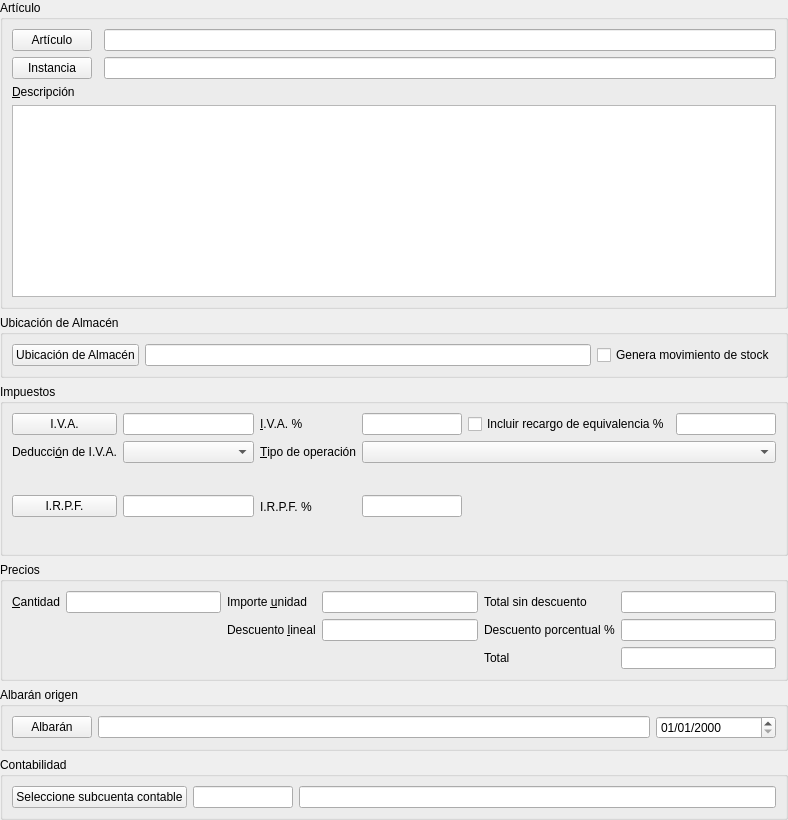
<?xml version="1.0" encoding="UTF-8"?>
<ui version="4.0">
 <class>formLineasArticulosFacturasProv</class>
 <widget class="QWidget" name="formLineasArticulosFacturasProv">
  <property name="geometry">
   <rect>
    <x>0</x>
    <y>0</y>
    <width>788</width>
    <height>820</height>
   </rect>
  </property>
  <property name="windowTitle">
   <string>Form</string>
  </property>
  <layout class="QVBoxLayout" name="verticalLayout">
   <property name="leftMargin">
    <number>0</number>
   </property>
   <property name="topMargin">
    <number>0</number>
   </property>
   <property name="rightMargin">
    <number>0</number>
   </property>
   <property name="bottomMargin">
    <number>0</number>
   </property>
   <item>
    <widget class="QGroupBox" name="groupBox">
     <property name="title">
      <string>Artículo</string>
     </property>
     <layout class="QGridLayout" name="gridLayout">
      <item row="1" column="0">
       <widget class="DBChooseRecordButton" name="db_idinstancia">
        <property name="text">
         <string>Instancia</string>
        </property>
        <property name="fieldName">
         <string>idinstancia</string>
        </property>
        <property name="dataEditable">
         <bool>true</bool>
        </property>
       </widget>
      </item>
      <item row="0" column="0">
       <widget class="DBChooseRecordButton" name="db_idarticulo">
        <property name="text">
         <string>Artículo</string>
        </property>
        <property name="fieldName">
         <string>idarticulo</string>
        </property>
        <property name="dataEditable">
         <bool>true</bool>
        </property>
        <property name="replaceFields">
         <stringlist>
          <string>descripcion;descripcion</string>
          <string>pvp;importeunitario</string>
         </stringlist>
        </property>
       </widget>
      </item>
      <item row="0" column="2">
       <widget class="DBLineEdit" name="db_articulos_nombre">
        <property name="fieldName">
         <string>articulos.nombre</string>
        </property>
       </widget>
      </item>
      <item row="2" column="0">
       <widget class="QLabel" name="label">
        <property name="text">
         <string>&amp;Descripción</string>
        </property>
        <property name="buddy">
         <cstring>db_descripcion</cstring>
        </property>
       </widget>
      </item>
      <item row="3" column="0" colspan="3">
       <widget class="DBTextEdit" name="db_descripcion">
        <property name="fieldName">
         <string>descripcion</string>
        </property>
        <property name="dataEditable">
         <bool>true</bool>
        </property>
       </widget>
      </item>
      <item row="1" column="2">
       <widget class="DBLineEdit" name="db_nombreinstancia">
        <property name="fieldName">
         <string>articulosinstancias.nombre</string>
        </property>
       </widget>
      </item>
     </layout>
    </widget>
   </item>
   <item>
    <widget class="QGroupBox" name="gbAlmacen">
     <property name="title">
      <string>Ubicación de Almacén</string>
     </property>
     <layout class="QHBoxLayout" name="horizontalLayout">
      <item>
       <widget class="DBChooseRecordButton" name="db_idubicacion">
        <property name="text">
         <string>Ubicación de Almacén</string>
        </property>
        <property name="fieldName">
         <string>idubicacion</string>
        </property>
        <property name="dataEditable">
         <bool>true</bool>
        </property>
       </widget>
      </item>
      <item>
       <widget class="DBLineEdit" name="db_nombrealmacen">
        <property name="fieldName">
         <string>almacenesubicaciones.nombre</string>
        </property>
       </widget>
      </item>
      <item>
       <widget class="DBCheckBox" name="db_generamovimientosstock">
        <property name="text">
         <string>Genera movimiento de stock</string>
        </property>
        <property name="fieldName">
         <string>generamovimientosstock</string>
        </property>
        <property name="dataEditable">
         <bool>false</bool>
        </property>
       </widget>
      </item>
     </layout>
    </widget>
   </item>
   <item>
    <widget class="QGroupBox" name="groupBox_3">
     <property name="title">
      <string>Impuestos</string>
     </property>
     <layout class="QGridLayout" name="gridLayout_3">
      <item row="0" column="0">
       <widget class="DBChooseRecordButton" name="db_idimpuesto">
        <property name="text">
         <string>I.V.A.</string>
        </property>
        <property name="fieldName">
         <string>idimpuesto</string>
        </property>
        <property name="relationFilter">
         <string>fechahasta&gt;now()</string>
        </property>
        <property name="dataEditable">
         <bool>true</bool>
        </property>
        <property name="scriptExecuteAfterChoose">
         <string>updateIVA</string>
        </property>
       </widget>
      </item>
      <item row="0" column="1">
       <widget class="DBLineEdit" name="db_periodosimpuestos_nombre">
        <property name="fieldName">
         <string>tvw_periodosimpuestos.nombre</string>
        </property>
       </widget>
      </item>
      <item row="0" column="2">
       <widget class="QLabel" name="label_8">
        <property name="text">
         <string>&amp;I.V.A. %</string>
        </property>
        <property name="buddy">
         <cstring>db_iva</cstring>
        </property>
       </widget>
      </item>
      <item row="0" column="3">
       <widget class="DBNumberEdit" name="db_iva">
        <property name="maximumSize">
         <size>
          <width>100</width>
          <height>16777215</height>
         </size>
        </property>
        <property name="fieldName">
         <string>iva</string>
        </property>
        <property name="dataEditable">
         <bool>true</bool>
        </property>
       </widget>
      </item>
      <item row="0" column="4" colspan="2">
       <widget class="DBCheckBox" name="db_incluirrecargoequivalencia">
        <property name="text">
         <string>Incluir recargo de equivalencia %</string>
        </property>
        <property name="fieldName">
         <string>incluirrecargoequivalencia</string>
        </property>
        <property name="dataEditable">
         <bool>true</bool>
        </property>
       </widget>
      </item>
      <item row="0" column="6">
       <widget class="DBNumberEdit" name="db_recargo">
        <property name="maximumSize">
         <size>
          <width>100</width>
          <height>16777215</height>
         </size>
        </property>
        <property name="fieldName">
         <string>recargo</string>
        </property>
        <property name="dataEditable">
         <bool>true</bool>
        </property>
       </widget>
      </item>
      <item row="1" column="0">
       <widget class="QLabel" name="lblDeduccionIva">
        <property name="text">
         <string>Deducci&amp;ón de I.V.A.</string>
        </property>
        <property name="buddy">
         <cstring>db_tipooperacioniva</cstring>
        </property>
       </widget>
      </item>
      <item row="1" column="1">
       <widget class="DBComboBox" name="db_tipooperacioniva">
        <property name="fieldName">
         <string>tipooperacioniva</string>
        </property>
        <property name="dataEditable">
         <bool>true</bool>
        </property>
       </widget>
      </item>
      <item row="1" column="2">
       <widget class="QLabel" name="label_11">
        <property name="text">
         <string>&amp;Tipo de operación</string>
        </property>
        <property name="buddy">
         <cstring>db_tipoiva</cstring>
        </property>
       </widget>
      </item>
      <item row="1" column="3" colspan="4">
       <widget class="DBComboBox" name="db_tipoiva">
        <property name="fieldName">
         <string>tipoiva</string>
        </property>
        <property name="dataEditable">
         <bool>true</bool>
        </property>
       </widget>
      </item>
      <item row="2" column="0">
       <widget class="DBChooseRecordButton" name="db_idimpuesto_irpf">
        <property name="text">
         <string>I.R.P.F.</string>
        </property>
        <property name="fieldName">
         <string>idimpuesto_irpf</string>
        </property>
        <property name="relationFilter">
         <string>fechahasta&gt;now()</string>
        </property>
        <property name="dataEditable">
         <bool>true</bool>
        </property>
        <property name="scriptExecuteAfterChoose">
         <string>updateIRPF</string>
        </property>
       </widget>
      </item>
      <item row="2" column="1">
       <widget class="DBLineEdit" name="db_periodosimpuestos_irpf_nombre">
        <property name="fieldName">
         <string>tvw_periodosimpuestos_irpf.nombre</string>
        </property>
       </widget>
      </item>
      <item row="2" column="2">
       <widget class="QLabel" name="label_9">
        <property name="text">
         <string>I.R.P.F. %</string>
        </property>
        <property name="buddy">
         <cstring>db_irpf</cstring>
        </property>
       </widget>
      </item>
      <item row="2" column="3" colspan="2">
       <widget class="DBNumberEdit" name="db_irpf">
        <property name="maximumSize">
         <size>
          <width>100</width>
          <height>16777215</height>
         </size>
        </property>
        <property name="fieldName">
         <string>irpf</string>
        </property>
        <property name="dataEditable">
         <bool>true</bool>
        </property>
       </widget>
      </item>
      <item row="2" column="5" colspan="2">
       <spacer name="horizontalSpacer_3">
        <property name="orientation">
         <enum>Qt::Vertical</enum>
        </property>
        <property name="sizeHint" stdset="0">
         <size>
          <width>128</width>
          <height>20</height>
         </size>
        </property>
       </spacer>
      </item>
     </layout>
     <zorder>db_idimpuesto</zorder>
     <zorder>db_periodosimpuestos_nombre</zorder>
     <zorder>label_8</zorder>
     <zorder>db_iva</zorder>
     <zorder>db_incluirrecargoequivalencia</zorder>
     <zorder>db_recargo</zorder>
     <zorder>db_tipooperacioniva</zorder>
     <zorder>lblDeduccionIva</zorder>
     <zorder>label_11</zorder>
     <zorder>db_tipoiva</zorder>
     <zorder>db_idimpuesto_irpf</zorder>
     <zorder>label_9</zorder>
     <zorder>horizontalSpacer_3</zorder>
     <zorder>db_irpf</zorder>
     <zorder>db_periodosimpuestos_irpf_nombre</zorder>
    </widget>
   </item>
   <item>
    <widget class="QGroupBox" name="groupBox_2">
     <property name="title">
      <string>Precios</string>
     </property>
     <layout class="QGridLayout" name="gridLayout_2">
      <item row="0" column="0">
       <widget class="QLabel" name="label_2">
        <property name="text">
         <string>&amp;Cantidad</string>
        </property>
        <property name="buddy">
         <cstring>db_cantidad</cstring>
        </property>
       </widget>
      </item>
      <item row="0" column="1">
       <widget class="DBNumberEdit" name="db_cantidad">
        <property name="fieldName">
         <string>cantidad</string>
        </property>
        <property name="dataEditable">
         <bool>true</bool>
        </property>
       </widget>
      </item>
      <item row="0" column="2">
       <widget class="QLabel" name="label_3">
        <property name="text">
         <string>Importe &amp;unidad</string>
        </property>
        <property name="buddy">
         <cstring>db_importeunitario</cstring>
        </property>
       </widget>
      </item>
      <item row="0" column="3">
       <widget class="DBNumberEdit" name="db_importeunitario">
        <property name="fieldName">
         <string>importeunitario</string>
        </property>
        <property name="dataEditable">
         <bool>true</bool>
        </property>
       </widget>
      </item>
      <item row="0" column="4">
       <widget class="QLabel" name="label_4">
        <property name="text">
         <string>Total sin descuento</string>
        </property>
        <property name="buddy">
         <cstring>db_importesindto</cstring>
        </property>
       </widget>
      </item>
      <item row="0" column="5">
       <widget class="DBNumberEdit" name="db_importesindto">
        <property name="fieldName">
         <string>importesindto</string>
        </property>
       </widget>
      </item>
      <item row="1" column="0" colspan="2">
       <spacer name="horizontalSpacer">
        <property name="orientation">
         <enum>Qt::Horizontal</enum>
        </property>
        <property name="sizeHint" stdset="0">
         <size>
          <width>0</width>
          <height>0</height>
         </size>
        </property>
       </spacer>
      </item>
      <item row="1" column="2">
       <widget class="QLabel" name="label_5">
        <property name="text">
         <string>Descuento &amp;lineal</string>
        </property>
        <property name="buddy">
         <cstring>db_dtolineal</cstring>
        </property>
       </widget>
      </item>
      <item row="1" column="3">
       <widget class="DBNumberEdit" name="db_dtolineal">
        <property name="fieldName">
         <string>dtolineal</string>
        </property>
        <property name="dataEditable">
         <bool>true</bool>
        </property>
       </widget>
      </item>
      <item row="1" column="4">
       <widget class="QLabel" name="label_6">
        <property name="text">
         <string>Descuento porcentual %</string>
        </property>
        <property name="buddy">
         <cstring>db_dtopor</cstring>
        </property>
       </widget>
      </item>
      <item row="1" column="5">
       <widget class="DBNumberEdit" name="db_dtopor">
        <property name="fieldName">
         <string>dtopor</string>
        </property>
        <property name="dataEditable">
         <bool>true</bool>
        </property>
       </widget>
      </item>
      <item row="2" column="0" colspan="4">
       <spacer name="horizontalSpacer_2">
        <property name="orientation">
         <enum>Qt::Horizontal</enum>
        </property>
        <property name="sizeHint" stdset="0">
         <size>
          <width>0</width>
          <height>0</height>
         </size>
        </property>
       </spacer>
      </item>
      <item row="2" column="4">
       <widget class="QLabel" name="label_7">
        <property name="text">
         <string>Total</string>
        </property>
        <property name="buddy">
         <cstring>db_importetotal</cstring>
        </property>
       </widget>
      </item>
      <item row="2" column="5">
       <widget class="DBNumberEdit" name="db_importetotal">
        <property name="fieldName">
         <string>importetotal</string>
        </property>
       </widget>
      </item>
     </layout>
    </widget>
   </item>
   <item>
    <widget class="QGroupBox" name="gbAlbaran">
     <property name="title">
      <string>Albarán origen</string>
     </property>
     <layout class="QHBoxLayout" name="horizontalLayout_2">
      <item>
       <widget class="DBChooseRecordButton" name="db_idlineaalbaran">
        <property name="text">
         <string>Albarán</string>
        </property>
        <property name="fieldName">
         <string>idlineaalbaran</string>
        </property>
        <property name="dataEditable">
         <bool>true</bool>
        </property>
       </widget>
      </item>
      <item>
       <widget class="DBLineEdit" name="db_codalbaran">
        <property name="fieldName">
         <string/>
        </property>
       </widget>
      </item>
      <item>
       <widget class="DBDateTimeEdit" name="db_fechaalbaran">
        <property name="minimumSize">
         <size>
          <width>120</width>
          <height>21</height>
         </size>
        </property>
        <property name="displayFormat">
         <string>dd/MM/yyyy</string>
        </property>
       </widget>
      </item>
     </layout>
    </widget>
   </item>
   <item>
    <widget class="QGroupBox" name="gbContabilidad">
     <property name="title">
      <string>Contabilidad</string>
     </property>
     <layout class="QHBoxLayout" name="horizontalLayout_3">
      <item>
       <widget class="DBChooseRecordButton" name="db_idsubcuenta">
        <property name="text">
         <string>Seleccione subcuenta contable</string>
        </property>
        <property name="fieldName">
         <string>idsubcuenta</string>
        </property>
        <property name="dataEditable">
         <bool>true</bool>
        </property>
       </widget>
      </item>
      <item>
       <widget class="DBLineEdit" name="db_idsubcuenta_text">
        <property name="maximumSize">
         <size>
          <width>100</width>
          <height>16777215</height>
         </size>
        </property>
        <property name="fieldName">
         <string>idsubcuenta</string>
        </property>
        <property name="dataEditable">
         <bool>true</bool>
        </property>
        <property name="autoComplete">
         <set>AlephERP::ValuesFromRelation</set>
        </property>
        <property name="autoCompleteColumn">
         <string>codsubcuenta</string>
        </property>
        <property name="autoCompletePopupSize">
         <size>
          <width>300</width>
          <height>0</height>
         </size>
        </property>
        <property name="autoCompleteVisibleFields">
         <string>codigo,descripcion</string>
        </property>
        <property name="replacePointWithCharacter">
         <bool>true</bool>
        </property>
       </widget>
      </item>
      <item>
       <widget class="DBLineEdit" name="db_co_subcuentas_descripcion">
        <property name="fieldName">
         <string>co_subcuentas.father.descripcion</string>
        </property>
       </widget>
      </item>
     </layout>
    </widget>
   </item>
  </layout>
 </widget>
 <customwidgets>
  <customwidget>
   <class>DBCheckBox</class>
   <extends>QCheckBox</extends>
   <header>widgets/dbcheckbox.h</header>
  </customwidget>
  <customwidget>
   <class>DBChooseRecordButton</class>
   <extends>QPushButton</extends>
   <header>widgets/dbchooserecordbutton.h</header>
  </customwidget>
  <customwidget>
   <class>DBComboBox</class>
   <extends>QComboBox</extends>
   <header>widgets/dbcombobox.h</header>
  </customwidget>
  <customwidget>
   <class>DBDateTimeEdit</class>
   <extends>QDateTimeEdit</extends>
   <header>widgets/dbdatetimeedit.h</header>
  </customwidget>
  <customwidget>
   <class>DBLineEdit</class>
   <extends>QLineEdit</extends>
   <header>widgets/dblineedit.h</header>
  </customwidget>
  <customwidget>
   <class>DBNumberEdit</class>
   <extends>QLineEdit</extends>
   <header>widgets/dbnumberedit.h</header>
  </customwidget>
  <customwidget>
   <class>DBTextEdit</class>
   <extends>QPlainTextEdit</extends>
   <header>widgets/dbtextedit.h</header>
  </customwidget>
 </customwidgets>
 <tabstops>
  <tabstop>db_idarticulo</tabstop>
  <tabstop>db_articulos_nombre</tabstop>
  <tabstop>db_idinstancia</tabstop>
  <tabstop>db_nombreinstancia</tabstop>
  <tabstop>db_descripcion</tabstop>
  <tabstop>db_idubicacion</tabstop>
  <tabstop>db_nombrealmacen</tabstop>
  <tabstop>db_generamovimientosstock</tabstop>
  <tabstop>db_idimpuesto</tabstop>
  <tabstop>db_periodosimpuestos_nombre</tabstop>
  <tabstop>db_iva</tabstop>
  <tabstop>db_incluirrecargoequivalencia</tabstop>
  <tabstop>db_recargo</tabstop>
  <tabstop>db_tipooperacioniva</tabstop>
  <tabstop>db_tipoiva</tabstop>
  <tabstop>db_idimpuesto_irpf</tabstop>
  <tabstop>db_periodosimpuestos_irpf_nombre</tabstop>
  <tabstop>db_irpf</tabstop>
  <tabstop>db_cantidad</tabstop>
  <tabstop>db_importeunitario</tabstop>
  <tabstop>db_importesindto</tabstop>
  <tabstop>db_dtolineal</tabstop>
  <tabstop>db_dtopor</tabstop>
  <tabstop>db_importetotal</tabstop>
 </tabstops>
 <resources/>
 <connections/>
</ui>
